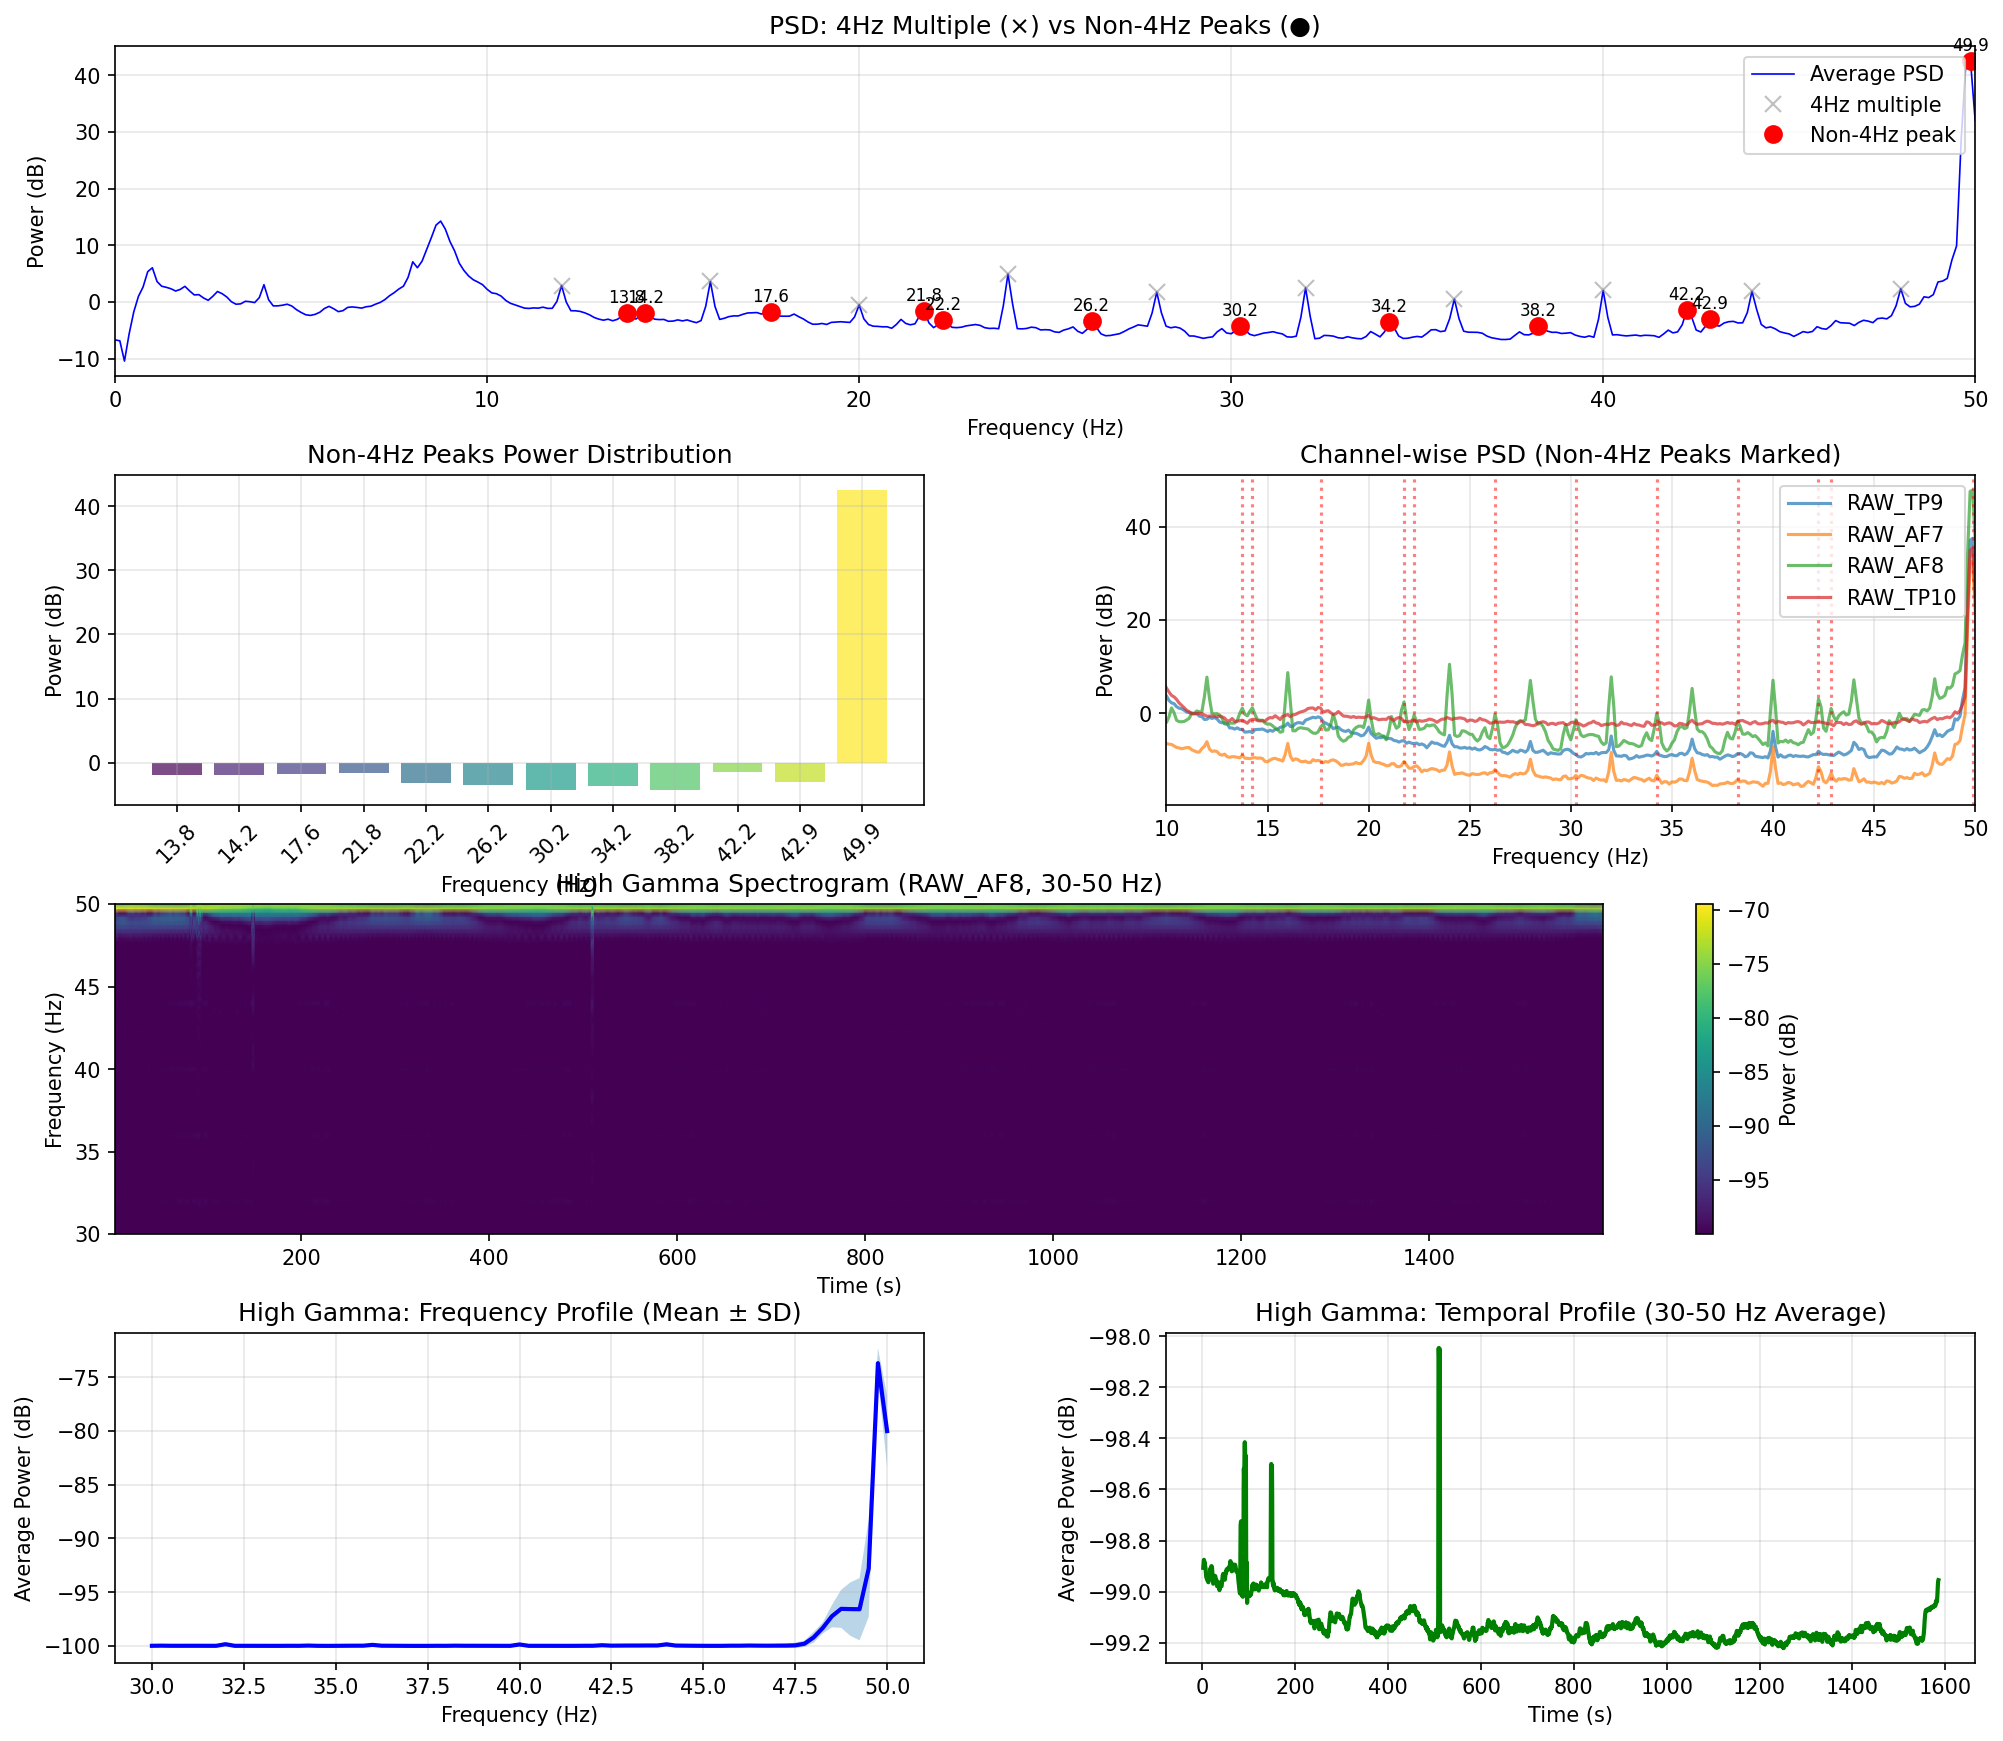

Source code (Python):
"""
Non-4Hz Multiple Peaks and High Gamma Pattern Analysis

分析対象:
1. 4の倍数でないピーク（13.8, 17.6, 21.8, 26.2, 30.2, 34.2 Hz など）
2. AF8のスペクトログラムで見られる高次ガンマ帯（30-50Hz）の模様

これらがアーティファクトか脳波由来かを判定
"""

import sys
sys.path.insert(0, '/home/tsu-nera/repo/satoru')

import numpy as np
import pandas as pd
import matplotlib.pyplot as plt
from pathlib import Path
from scipy.signal import find_peaks, welch
from scipy.stats import pearsonr
import warnings

warnings.filterwarnings('ignore')

from lib.loaders.mind_monitor import load_mind_monitor_csv
from lib.sensors.eeg import prepare_mne_raw, calculate_psd, calculate_spectrogram

# 出力ディレクトリ
OUTPUT_DIR = Path('/home/tsu-nera/repo/satoru/analysis/2025-12-28_retreat_gamma')
OUTPUT_DIR.mkdir(parents=True, exist_ok=True)

# データパス
DATA_PATH = '/home/tsu-nera/repo/satoru/data/mindMonitor_2025-12-28--19-54-40_5999051304967425957.csv'


def is_4hz_multiple(freq, tolerance=0.5):
    """周波数が4Hzの倍数かどうかを判定"""
    remainder = freq % 4
    return remainder < tolerance or remainder > (4 - tolerance)


def detect_non_4hz_peaks(psd_dict, freq_range=(10, 50), prominence=1.0):
    """
    4Hzの倍数でないピークを検出

    Parameters
    ----------
    psd_dict : dict
        PSD計算結果
    freq_range : tuple
        検出する周波数範囲 (min, max) Hz
    prominence : float
        ピーク検出の閾値（dB）
    """
    freqs = psd_dict['freqs']
    psd_avg = np.mean(psd_dict['psds'], axis=0)
    psd_db = 10 * np.log10(psd_avg + 1e-10)

    # 周波数範囲でマスク
    mask = (freqs >= freq_range[0]) & (freqs <= freq_range[1])
    freqs_range = freqs[mask]
    psd_range = psd_db[mask]

    # ピーク検出
    peaks, properties = find_peaks(psd_range, prominence=prominence, distance=3)

    peak_freqs = freqs_range[peaks]
    peak_powers = psd_range[peaks]

    # 4Hzの倍数でないピークをフィルタ
    non_4hz_peaks = []
    for freq, power in zip(peak_freqs, peak_powers):
        if not is_4hz_multiple(freq):
            non_4hz_peaks.append({
                'frequency': freq,
                'power_db': power,
                'is_4hz_multiple': False
            })

    # すべてのピーク（比較用）
    all_peaks = []
    for freq, power in zip(peak_freqs, peak_powers):
        all_peaks.append({
            'frequency': freq,
            'power_db': power,
            'is_4hz_multiple': is_4hz_multiple(freq)
        })

    return non_4hz_peaks, all_peaks


def analyze_non_4hz_peak_characteristics(psd_dict, peak_freqs, tolerance=1.0):
    """
    非4Hz倍数ピークの特徴を分析
    """
    freqs = psd_dict['freqs']
    psds = psd_dict['psds']
    channels = psd_dict['channels']

    results = []

    for peak_freq in peak_freqs:
        # 対象周波数付近のインデックス
        mask = np.abs(freqs - peak_freq) < tolerance
        if not mask.any():
            continue

        # 各チャネルのパワー
        powers = psds[:, mask].mean(axis=1)

        # チャネル間相関
        correlations = []
        for i in range(len(channels)):
            for j in range(i + 1, len(channels)):
                corr, _ = pearsonr(psds[i, mask], psds[j, mask])
                correlations.append(corr)

        avg_correlation = np.mean(correlations) if correlations else np.nan
        power_cv = np.std(powers) / np.mean(powers) if np.mean(powers) > 0 else np.nan

        # Q値計算
        psd_avg = np.mean(psds, axis=0)
        psd_db = 10 * np.log10(psd_avg + 1e-10)

        local_mask = (freqs >= peak_freq - 2) & (freqs <= peak_freq + 2)
        local_freqs = freqs[local_mask]
        local_psd = psd_db[local_mask]

        peak_idx = np.argmax(local_psd)
        peak_power = local_psd[peak_idx]

        half_power = peak_power - 3
        above_half = local_psd >= half_power

        if above_half.sum() > 1:
            half_width = local_freqs[above_half].max() - local_freqs[above_half].min()
            q_value = peak_freq / half_width if half_width > 0 else np.inf
        else:
            half_width = np.nan
            q_value = np.nan

        results.append({
            'frequency': peak_freq,
            'power_db': peak_power,
            'avg_correlation': avg_correlation,
            'power_cv': power_cv,
            'q_value': q_value,
            'half_width': half_width,
        })

    return results


def analyze_high_gamma_pattern(raw, channel='RAW_AF8', freq_range=(30, 50)):
    """
    高次ガンマ帯（30-50Hz）の時間変動パターンを分析

    特にAF8チャネルのスペクトログラムで見られる模様を調査
    """
    # 指定チャネルのデータを取得
    ch_idx = raw.ch_names.index(channel)

    # スペクトログラム計算
    from scipy import signal

    data = raw.get_data()[ch_idx]
    sfreq = raw.info['sfreq']

    # スペクトログラム（短時間フーリエ変換）
    nperseg = int(4 * sfreq)  # 4秒窓
    noverlap = int(3.5 * sfreq)  # 0.5秒ステップ

    freqs, times, Sxx = signal.spectrogram(
        data,
        fs=sfreq,
        nperseg=nperseg,
        noverlap=noverlap,
        scaling='density'
    )

    # 高次ガンマ帯域を抽出
    freq_mask = (freqs >= freq_range[0]) & (freqs <= freq_range[1])
    gamma_freqs = freqs[freq_mask]
    gamma_Sxx = Sxx[freq_mask, :]

    # dB変換
    gamma_Sxx_db = 10 * np.log10(gamma_Sxx + 1e-10)

    # 時間平均パワー
    time_avg_power = np.mean(gamma_Sxx_db, axis=0)

    # 周波数平均パワー（どの周波数が強いか）
    freq_avg_power = np.mean(gamma_Sxx_db, axis=1)

    # パターンの周期性を検出（オートコリレーション）
    from scipy.signal import correlate

    # 各周波数での時間変動の自己相関
    autocorrs = []
    for i, freq in enumerate(gamma_freqs):
        signal_power = gamma_Sxx_db[i, :]
        signal_normalized = signal_power - np.mean(signal_power)
        autocorr = correlate(signal_normalized, signal_normalized, mode='full')
        autocorr = autocorr[len(autocorr)//2:]  # 正のラグのみ
        autocorrs.append(autocorr[:min(50, len(autocorr))])  # 最初の50ポイント

    autocorrs = np.array(autocorrs)

    # 時間変動の標準偏差（変動の大きさ）
    temporal_std = np.std(gamma_Sxx_db, axis=1)

    # 周波数間の相関（縞模様があるか）
    freq_correlations = []
    for i in range(len(gamma_freqs)):
        for j in range(i + 1, len(gamma_freqs)):
            corr, _ = pearsonr(gamma_Sxx_db[i, :], gamma_Sxx_db[j, :])
            freq_correlations.append(corr)

    avg_freq_correlation = np.mean(freq_correlations) if freq_correlations else np.nan

    return {
        'freqs': gamma_freqs,
        'times': times,
        'spectrogram_db': gamma_Sxx_db,
        'time_avg_power': time_avg_power,
        'freq_avg_power': freq_avg_power,
        'temporal_std': temporal_std,
        'autocorrs': autocorrs,
        'avg_freq_correlation': avg_freq_correlation,
        'channel': channel,
    }


def plot_comprehensive_analysis(psd_dict, raw, non_4hz_peaks, all_peaks, gamma_analysis, output_path):
    """包括的な分析結果をプロット"""
    fig = plt.figure(figsize=(16, 14))
    gs = fig.add_gridspec(4, 2, hspace=0.3, wspace=0.3)

    freqs = psd_dict['freqs']
    psd_avg = np.mean(psd_dict['psds'], axis=0)
    psd_db = 10 * np.log10(psd_avg + 1e-10)

    # 1. PSD全体図（4Hz倍数 vs 非4Hz倍数のピーク）
    ax1 = fig.add_subplot(gs[0, :])
    ax1.plot(freqs, psd_db, 'b-', linewidth=0.8, label='Average PSD')

    # 全ピークをマーク
    for peak in all_peaks:
        freq = peak['frequency']
        power = peak['power_db']
        if peak['is_4hz_multiple']:
            ax1.plot(freq, power, 'x', color='gray', markersize=8, alpha=0.5, label='4Hz multiple' if freq == all_peaks[0]['frequency'] else '')
        else:
            ax1.plot(freq, power, 'o', color='red', markersize=8, label='Non-4Hz peak' if freq == non_4hz_peaks[0]['frequency'] else '')
            ax1.annotate(f'{freq:.1f}', (freq, power), textcoords="offset points", xytext=(0,5), ha='center', fontsize=8)

    ax1.set_xlabel('Frequency (Hz)')
    ax1.set_ylabel('Power (dB)')
    ax1.set_title('PSD: 4Hz Multiple (×) vs Non-4Hz Peaks (●)')
    ax1.set_xlim(0, 50)
    ax1.grid(True, alpha=0.3)
    ax1.legend(loc='upper right')

    # 2. 非4Hz倍数ピークの詳細
    ax2 = fig.add_subplot(gs[1, 0])
    if non_4hz_peaks:
        peak_freqs = [p['frequency'] for p in non_4hz_peaks]
        peak_powers = [p['power_db'] for p in non_4hz_peaks]
        colors = plt.cm.viridis(np.linspace(0, 1, len(peak_freqs)))

        ax2.bar(range(len(peak_freqs)), peak_powers, color=colors, alpha=0.7)
        ax2.set_xticks(range(len(peak_freqs)))
        ax2.set_xticklabels([f'{f:.1f}' for f in peak_freqs], rotation=45)
        ax2.set_xlabel('Frequency (Hz)')
        ax2.set_ylabel('Power (dB)')
        ax2.set_title('Non-4Hz Peaks Power Distribution')
        ax2.grid(True, alpha=0.3)

    # 3. チャネル別PSD（非4Hz倍数ピークを強調）
    ax3 = fig.add_subplot(gs[1, 1])
    for i, ch in enumerate(psd_dict['channels']):
        ch_psd_db = 10 * np.log10(psd_dict['psds'][i] + 1e-10)
        ax3.plot(freqs, ch_psd_db, label=ch, alpha=0.7)

    for peak in non_4hz_peaks:
        ax3.axvline(peak['frequency'], color='red', linestyle=':', alpha=0.5)

    ax3.set_xlabel('Frequency (Hz)')
    ax3.set_ylabel('Power (dB)')
    ax3.set_title('Channel-wise PSD (Non-4Hz Peaks Marked)')
    ax3.set_xlim(10, 50)
    ax3.legend()
    ax3.grid(True, alpha=0.3)

    # 4. 高次ガンマ帯スペクトログラム（AF8）
    ax4 = fig.add_subplot(gs[2, :])
    im = ax4.pcolormesh(
        gamma_analysis['times'],
        gamma_analysis['freqs'],
        gamma_analysis['spectrogram_db'],
        shading='gouraud',
        cmap='viridis'
    )
    ax4.set_ylabel('Frequency (Hz)')
    ax4.set_xlabel('Time (s)')
    ax4.set_title(f'High Gamma Spectrogram ({gamma_analysis["channel"]}, 30-50 Hz)')
    plt.colorbar(im, ax=ax4, label='Power (dB)')

    # 5. 高次ガンマ帯の周波数別パワー
    ax5 = fig.add_subplot(gs[3, 0])
    ax5.plot(gamma_analysis['freqs'], gamma_analysis['freq_avg_power'], 'b-', linewidth=2)
    ax5.fill_between(
        gamma_analysis['freqs'],
        gamma_analysis['freq_avg_power'] - gamma_analysis['temporal_std'],
        gamma_analysis['freq_avg_power'] + gamma_analysis['temporal_std'],
        alpha=0.3
    )
    ax5.set_xlabel('Frequency (Hz)')
    ax5.set_ylabel('Average Power (dB)')
    ax5.set_title('High Gamma: Frequency Profile (Mean ± SD)')
    ax5.grid(True, alpha=0.3)

    # 6. 高次ガンマ帯の時間変動
    ax6 = fig.add_subplot(gs[3, 1])
    ax6.plot(gamma_analysis['times'], gamma_analysis['time_avg_power'], 'g-', linewidth=2)
    ax6.set_xlabel('Time (s)')
    ax6.set_ylabel('Average Power (dB)')
    ax6.set_title('High Gamma: Temporal Profile (30-50 Hz Average)')
    ax6.grid(True, alpha=0.3)

    plt.savefig(output_path, dpi=150, bbox_inches='tight')
    plt.close()

    return output_path


def generate_report(non_4hz_peaks, peak_characteristics, gamma_analysis, output_path):
    """分析レポートを生成"""

    with open(output_path, 'w', encoding='utf-8') as f:
        f.write("# 非4Hz倍数ピークと高次ガンマ帯分析レポート\n\n")
        f.write("## セッション情報\n")
        f.write("- **日付**: 2025-12-28\n")
        f.write("- **セッション**: 瞑想リトリート\n\n")

        # 検出されたピーク
        f.write("## 1. 検出された非4Hz倍数ピーク\n\n")
        if non_4hz_peaks:
            f.write(f"検出数: {len(non_4hz_peaks)} 個\n\n")
            f.write("| 周波数 (Hz) | パワー (dB) |\n")
            f.write("|-------------|-------------|\n")
            for peak in sorted(non_4hz_peaks, key=lambda x: x['frequency']):
                f.write(f"| {peak['frequency']:.1f} | {peak['power_db']:.1f} |\n")
        else:
            f.write("非4Hz倍数のピークは検出されませんでした。\n")
        f.write("\n")

        # ピーク特徴分析
        f.write("## 2. ピーク特徴分析\n\n")
        f.write("### 判定基準\n")
        f.write("| 指標 | アーチファクト | 脳波由来 |\n")
        f.write("|------|--------------|----------|\n")
        f.write("| チャネル間相関 | 高い (>0.8) | 低い〜中程度 (<0.5) |\n")
        f.write("| Q値（鋭さ） | 高い (>5) | 低い (<3) |\n")
        f.write("| パワーCV | 低い (<0.3) | 高い (>0.5) |\n\n")

        if peak_characteristics:
            f.write("### 詳細分析\n\n")
            f.write("| 周波数 (Hz) | パワー (dB) | 相関 | CV | Q値 | 判定 |\n")
            f.write("|-------------|-------------|------|-----|-----|------|\n")

            for char in peak_characteristics:
                freq = char['frequency']
                power = char['power_db']
                corr = char['avg_correlation']
                cv = char['power_cv']
                q = char['q_value']

                # 判定ロジック
                votes = {'artifact': 0, 'brain': 0}

                if not np.isnan(corr):
                    if corr > 0.8:
                        votes['artifact'] += 1
                    elif corr < 0.5:
                        votes['brain'] += 1

                if not np.isnan(q) and not np.isinf(q):
                    if q > 5:
                        votes['artifact'] += 1
                    elif q < 3:
                        votes['brain'] += 1

                if not np.isnan(cv):
                    if cv < 0.3:
                        votes['artifact'] += 1
                    elif cv > 0.5:
                        votes['brain'] += 1

                if votes['artifact'] > votes['brain']:
                    judgment = "アーチファクト的"
                elif votes['brain'] > votes['artifact']:
                    judgment = "脳波的"
                else:
                    judgment = "不明確"

                corr_str = f"{corr:.3f}" if not np.isnan(corr) else "N/A"
                cv_str = f"{cv:.3f}" if not np.isnan(cv) else "N/A"
                q_str = f"{q:.1f}" if not np.isnan(q) and not np.isinf(q) else "N/A"

                f.write(f"| {freq:.1f} | {power:.1f} | {corr_str} | {cv_str} | {q_str} | {judgment} |\n")
        f.write("\n")

        # 高次ガンマ帯分析
        f.write("## 3. 高次ガンマ帯分析 (30-50 Hz)\n\n")
        f.write(f"### 分析チャネル: {gamma_analysis['channel']}\n\n")

        f.write("### 基本統計\n\n")
        f.write(f"- **平均パワー**: {np.mean(gamma_analysis['freq_avg_power']):.2f} dB\n")
        f.write(f"- **時間変動**: {np.std(gamma_analysis['time_avg_power']):.2f} dB\n")
        f.write(f"- **周波数間相関**: {gamma_analysis['avg_freq_correlation']:.3f}\n\n")

        # 周波数間相関の解釈
        freq_corr = gamma_analysis['avg_freq_correlation']
        f.write("### 周波数間相関の解釈\n\n")
        if freq_corr > 0.7:
            f.write(f"**高い相関 ({freq_corr:.3f})**\n\n")
            f.write("- 全周波数帯域で同期的な変動\n")
            f.write("- **アーチファクトの可能性が高い**\n")
            f.write("- 考えられる原因:\n")
            f.write("  - 電気的ノイズ（筋電図、眼電図）\n")
            f.write("  - デバイス由来のノイズ\n")
            f.write("  - 広帯域のアーチファクト\n")
        elif freq_corr < 0.3:
            f.write(f"**低い相関 ({freq_corr:.3f})**\n\n")
            f.write("- 各周波数が独立して変動\n")
            f.write("- **脳波由来の可能性が高い**\n")
            f.write("- 考えられる解釈:\n")
            f.write("  - 認知処理の活性化\n")
            f.write("  - 注意集中の変化\n")
            f.write("  - 瞑想状態の深化\n")
        else:
            f.write(f"**中程度の相関 ({freq_corr:.3f})**\n\n")
            f.write("- 混合信号の可能性\n")
            f.write("- アーチファクトと脳波が混在\n")
        f.write("\n")

        # 時間変動パターン
        time_std = np.std(gamma_analysis['time_avg_power'])
        f.write("### 時間変動パターン\n\n")
        if time_std < 1.0:
            f.write(f"**安定 (SD={time_std:.2f} dB)**\n\n")
            f.write("- 時間的に一定のパワー\n")
            f.write("- **アーチファクト的な特徴**\n")
        elif time_std > 3.0:
            f.write(f"**変動大 (SD={time_std:.2f} dB)**\n\n")
            f.write("- 時間的に大きく変動\n")
            f.write("- **脳波的な特徴**\n")
            f.write("- セッション中の状態変化を反映\n")
        else:
            f.write(f"**中程度の変動 (SD={time_std:.2f} dB)**\n\n")
            f.write("- 適度な時間変動\n")
        f.write("\n")

        # 総合判定
        f.write("## 4. 総合判定\n\n")

        # 非4Hz倍数ピークの判定集計
        if peak_characteristics:
            artifact_count = 0
            brain_count = 0

            for char in peak_characteristics:
                corr = char['avg_correlation']
                cv = char['power_cv']
                q = char['q_value']

                votes = 0
                if not np.isnan(corr):
                    votes += 1 if corr > 0.8 else (-1 if corr < 0.5 else 0)
                if not np.isnan(q) and not np.isinf(q):
                    votes += 1 if q > 5 else (-1 if q < 3 else 0)
                if not np.isnan(cv):
                    votes += 1 if cv < 0.3 else (-1 if cv > 0.5 else 0)

                if votes > 0:
                    artifact_count += 1
                elif votes < 0:
                    brain_count += 1

            f.write("### 非4Hz倍数ピーク\n\n")
            f.write(f"- アーチファクト的: {artifact_count} 個\n")
            f.write(f"- 脳波的: {brain_count} 個\n\n")

            if artifact_count > brain_count:
                f.write("**結論**: 多くのピークがアーチファクトの可能性\n\n")
            elif brain_count > artifact_count:
                f.write("**結論**: 多くのピークが脳波由来の可能性\n\n")
            else:
                f.write("**結論**: 判定困難（混合信号）\n\n")

        # 高次ガンマ帯の判定
        f.write("### 高次ガンマ帯（30-50 Hz）\n\n")

        gamma_artifact_score = 0
        if freq_corr > 0.7:
            gamma_artifact_score += 1
        if time_std < 1.0:
            gamma_artifact_score += 1

        if gamma_artifact_score >= 2:
            f.write("**結論**: アーチファクトの可能性が高い\n\n")
            f.write("**推奨対策**:\n")
            f.write("- 筋電図（EMG）のチェック\n")
            f.write("- 眼球運動のチェック\n")
            f.write("- ICA による成分分離\n")
        elif gamma_artifact_score == 0:
            f.write("**結論**: 脳波由来の可能性が高い\n\n")
            f.write("**解釈の可能性**:\n")
            f.write("- 高次認知処理の活性化\n")
            f.write("- 瞑想中の注意集中\n")
            f.write("- ガンマ波バースト（瞑想関連）\n")
        else:
            f.write("**結論**: 判定困難（混合信号）\n\n")

        f.write("\n## 5. 推奨される追加分析\n\n")
        f.write("1. **EMG（筋電図）チェック**: 顔面・頭部の筋緊張の影響を確認\n")
        f.write("2. **EOG（眼電図）チェック**: 眼球運動のアーチファクトを確認\n")
        f.write("3. **ICA分析**: 独立成分分析でアーチファクト成分を分離\n")
        f.write("4. **他のセッションとの比較**: 再現性の確認\n")
        f.write("5. **安静時データとの比較**: 瞑想特有の変化かを判定\n")

    return output_path


def main():
    print("="*60)
    print("Non-4Hz Multiple Peaks and High Gamma Pattern Analysis")
    print("="*60)
    print()

    print("Loading data...")
    df = load_mind_monitor_csv(DATA_PATH)
    print(f"Loaded {len(df)} records")
    print()

    print("Preparing MNE raw...")
    mne_dict = prepare_mne_raw(df, apply_notch=False)
    raw = mne_dict['raw']
    print(f"Sampling rate: {raw.info['sfreq']:.2f} Hz")
    print(f"Channels: {mne_dict['channels']}")
    print()

    print("Calculating PSD...")
    psd_dict = calculate_psd(raw)
    print()

    print("Detecting non-4Hz multiple peaks...")
    non_4hz_peaks, all_peaks = detect_non_4hz_peaks(psd_dict, freq_range=(10, 50), prominence=1.0)
    print(f"  Detected {len(all_peaks)} total peaks")
    print(f"  Non-4Hz peaks: {len(non_4hz_peaks)}")

    if non_4hz_peaks:
        print("  Non-4Hz peak frequencies:")
        for peak in sorted(non_4hz_peaks, key=lambda x: x['frequency']):
            print(f"    {peak['frequency']:.1f} Hz: {peak['power_db']:.1f} dB")
    print()

    print("Analyzing non-4Hz peak characteristics...")
    peak_freqs = [p['frequency'] for p in non_4hz_peaks]
    peak_characteristics = analyze_non_4hz_peak_characteristics(psd_dict, peak_freqs)
    print()

    print("Analyzing high gamma pattern (AF8, 30-50 Hz)...")
    gamma_analysis = analyze_high_gamma_pattern(raw, channel='RAW_AF8', freq_range=(30, 50))
    print(f"  Frequency correlation: {gamma_analysis['avg_freq_correlation']:.3f}")
    print(f"  Temporal variation (SD): {np.std(gamma_analysis['time_avg_power']):.2f} dB")
    print()

    print("Generating plots...")
    plot_path = OUTPUT_DIR / 'non_4hz_peaks_analysis.png'
    plot_comprehensive_analysis(psd_dict, raw, non_4hz_peaks, all_peaks, gamma_analysis, plot_path)
    print(f"  Plot saved: {plot_path}")
    print()

    print("Generating report...")
    report_path = OUTPUT_DIR / 'non_4hz_peaks_analysis_report.md'
    generate_report(non_4hz_peaks, peak_characteristics, gamma_analysis, report_path)
    print(f"  Report saved: {report_path}")
    print()

    print("="*60)
    print("Analysis Complete!")
    print("="*60)
    print(f"Report: {report_path}")
    print(f"Plot: {plot_path}")

    return {
        'non_4hz_peaks': non_4hz_peaks,
        'all_peaks': all_peaks,
        'peak_characteristics': peak_characteristics,
        'gamma_analysis': gamma_analysis,
    }


if __name__ == '__main__':
    results = main()
